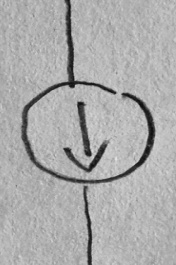
#> input picture component_dataset/current_source0.jpg, 176 x 265 px, found by its file name; its folder holds 4 pictures in this run
$ python orb_detection.py
#> lines starting #> are read from the running program, lines starting #| are printed output that depends on the picture; after the words box and inside, x2 and y2 are one past the last pixel; in counts of white or black regions, pixels touching at a corner belong together
import cv2
import os
import re
import sys

dataset_dir = "component_dataset"
input_dir = "generated_components"

# Setting parameter values for Canny
t_lower = 200 # Lower Threshold
t_upper = 500 # Upper threshold

# Initialize the ORB detector algorithm
orb = cv2.ORB_create()
sift = cv2.SIFT_create()

dataset = []

dataset_size = 0
dataset_bytes = 0
num_descriptors = 0
for filename in os.scandir(dataset_dir):
    if not filename.is_file():
        continue
    dataset_img = cv2.imread(f"{dataset_dir}/{filename.name}")
#> dataset_img is the input picture: shape (265, 176, 3); min 13, max 226, mean 171.8

    dataset_edge = cv2.Canny(dataset_img, t_lower, t_upper)
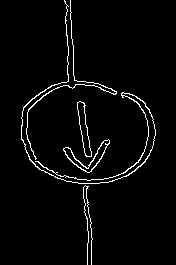
#> dataset_edge: shape (265, 176); 3.2% white in thin lines or dots, all inside (x1, y1, x2, y2) = (21, 0, 156, 265)
    dataset_keypoints, dataset_descriptors = orb.detectAndCompute(dataset_edge, None)
#> dataset_keypoints = 342 keypoints; strongest (x, y, size): (88, 167, 31), (86, 168, 31), (106, 144, 31), (91, 154, 31)
    # dataset_keypoints, dataset_descriptors = sift.detectAndCompute(dataset_edge,None)
    # if not dataset_keypoints:
    #     continue
    print(f"Dataset image {filename.name} descriptors len: {len(dataset_descriptors)}, size in bytes: {sys.getsizeof(dataset_descriptors)}")
#| Dataset image current_source0.jpg descriptors len: 342, size in bytes: 11072
    dataset.append((filename.name, dataset_edge, dataset_keypoints, dataset_descriptors))
    dataset_size += 1
    dataset_bytes += sys.getsizeof(dataset_descriptors)
#> dataset_bytes = 11072
    num_descriptors += len(dataset_descriptors)
#> num_descriptors = 342

print(f"Dataset number of components: {dataset_size};  avg number of descriptors: {num_descriptors // dataset_size}; avg number of bytes per component: {dataset_bytes // dataset_size}; total bytes: {dataset_bytes}")

input_img_name = "component3.jpg"
#> input_img_name = 'component3.jpg'

input_img = cv2.imread(f"{input_dir}/{input_img_name}") # Read image
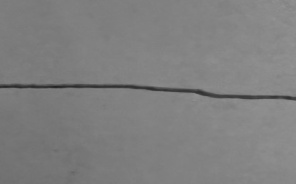
#> input picture generated_components/component3.jpg, 296 x 184 px, found by its file name
#> input_img is the input picture: shape (184, 296, 3); min 34, max 146, mean 127.3

bil = input_img.copy()
bil = cv2.bilateralFilter(bil,5,200,200)
cv2.imshow('Bilateral Filtering', bil)
cv2.waitKey(0)

# Applying the Canny Edge filter
input_edge = cv2.Canny(bil, t_lower, t_upper)
#> input_edge: shape (184, 296); every value is 0

cv2.imshow(f"Canny edged", input_edge)
cv2.waitKey(0)

# Now detect the keypoints and compute the descriptors for the query image and train image
input_keypoints, input_descriptors = orb.detectAndCompute(input_edge,None)
#> input_keypoints = (); input_descriptors = None
#> (the run stopped early here; a loop or call above may not have finished)
